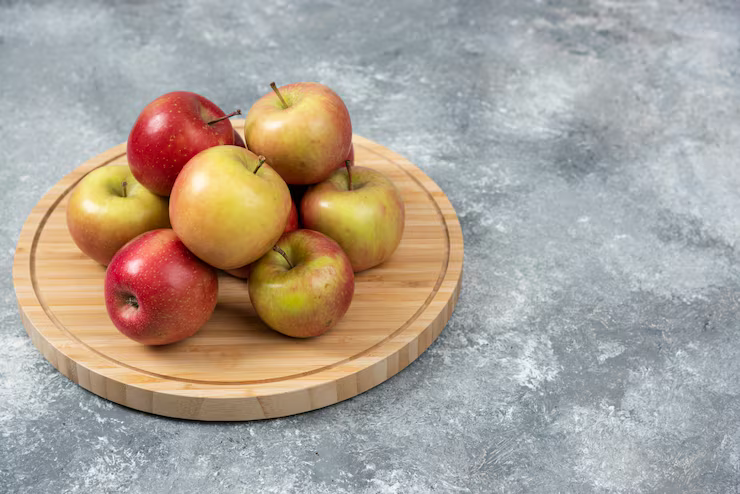
#> input picture lab2/input.jpg, 740 x 494 px
$ python cos2.py
#> lines starting #> are read from the running program, lines starting #| are printed output that depends on the picture
#> in main, bgr_image is the input picture: shape (494, 740, 3); mean B, G, R 150.7, 161.5, 172.2
import cv2
import numpy as np
import matplotlib.pyplot as plt
from matplotlib.widgets import Slider


def to_grayscale(image):
    return 0.299 * image[:, :, 2] + 0.587 * image[:, :, 1] + 0.114 * image[:, :, 0]
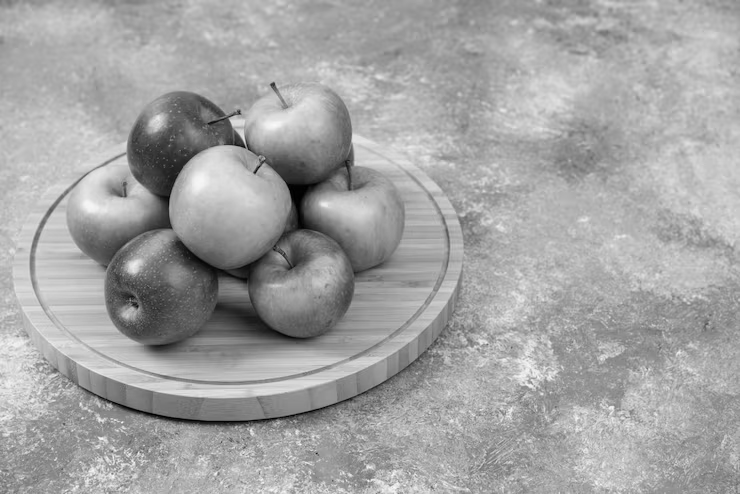
#> returned value: shape (494, 740) float64; min 0.299, max 249.4, mean 163.5


def convolve3x3(image, kernel):
    h, w = image.shape
#> h = 494; w = 740
    padded = np.pad(image, 1, mode='edge')
    result = np.zeros((h, w), dtype=np.float64)
    for i in range(3):
        for j in range(3):
            result += kernel[i, j] * padded[i : i + h, j : j + w]
    return result


def apply_gaussian_filter(image):
    kernel = np.array([
        [1, 2, 1],
        [2, 4, 2],
        [1, 2, 1]
    ], dtype=np.float64) / 16.0
    return convolve3x3(image, kernel)


def apply_sobel(image):
    kx = np.array([
        [-1, 0, 1],
        [-2, 0, 2],
        [-1, 0, 1]
    ], dtype=np.float64)

    ky = np.array([
        [-1, -2, -1],
        [ 0,  0,  0],
        [ 1,  2,  1]
    ], dtype=np.float64)

    gx = convolve3x3(image, kx)
#> after the loop in convolve3x3 (call 2), `for i in range(3):`:
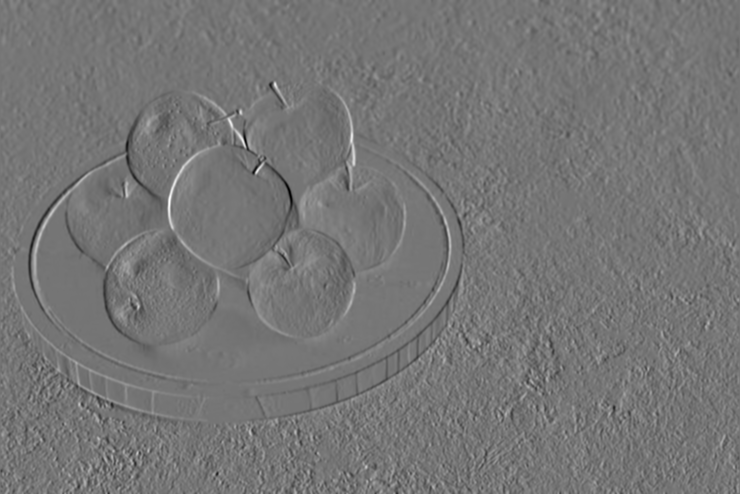
#> result: shape (494, 740) float64; min -368.2, max 427.7, mean -0.1; drawn with min black and max white
    gy = convolve3x3(image, ky)
#> after the loop in convolve3x3 (call 3), `for i in range(3):`:
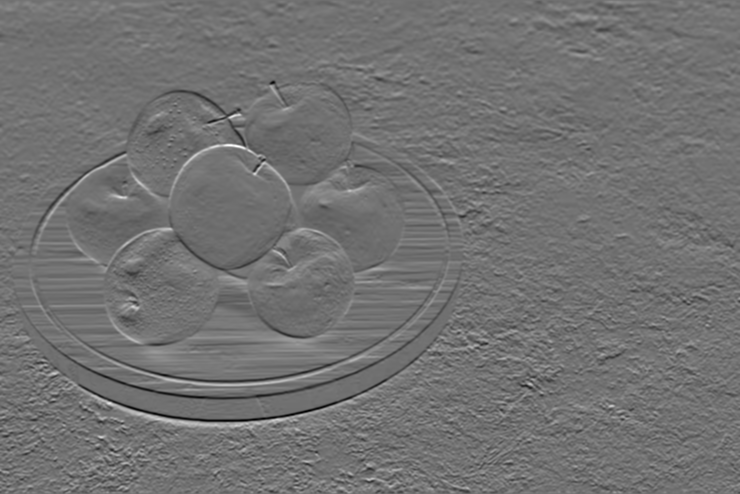
#> result: shape (494, 740) float64; min -349.8, max 430.9, mean 0.2; drawn with min black and max white

    magnitude = np.sqrt(gx**2 + gy**2)
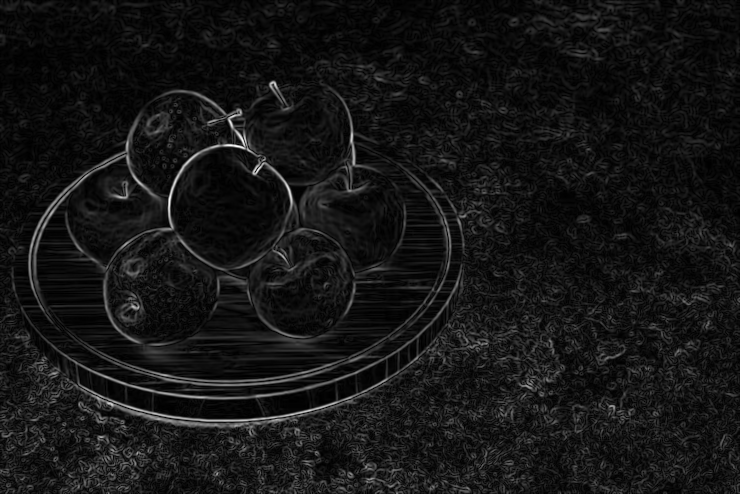
#> magnitude: shape (494, 740) float64; min 2.84e-14, max 438.2, mean 37.1; drawn with min black and max white
    max_val = magnitude.max()
#> max_val = 438.2
    if max_val > 0:
        magnitude = (magnitude / max_val) * 255.0
    return magnitude


def main():
    filepath = 'input.jpg'
    bgr_image = cv2.imread(filepath)
    if bgr_image is None:
        raise FileNotFoundError(f"Файл {filepath} не найден.")

    rgb_image = bgr_image[:, :, ::-1]
    gray_image = to_grayscale(bgr_image)

    filtered_image = apply_gaussian_filter(gray_image)
    sobel_magnitude = apply_sobel(filtered_image)

    initial_threshold = 40.0

    fig, (ax_orig, ax_res) = plt.subplots(1, 2, figsize=(11, 5))
    plt.subplots_adjust(bottom=0.22)

    ax_orig.imshow(rgb_image)
    ax_orig.set_title("Исходное изображение")
    ax_orig.axis("off")

    binary_edges = np.where(sobel_magnitude >= initial_threshold, 255, 0).astype(np.uint8)
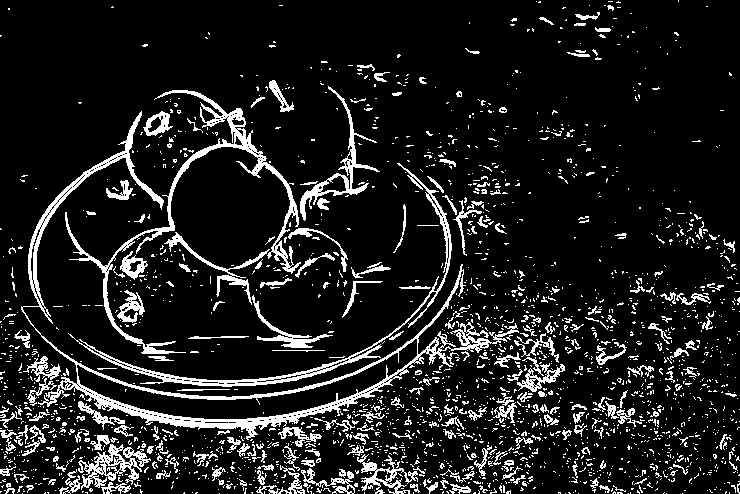
#> binary_edges: shape (494, 740); 11.9% white in thin lines or dots
    contour_plot = ax_res.imshow(binary_edges, cmap='gray')
    ax_res.set_title(f"Контур (Порог: {initial_threshold:.0f})")
    ax_res.axis("off")

    slider_ax = plt.axes([0.2, 0.08, 0.6, 0.04])
    threshold_slider = Slider(
        ax=slider_ax,
        label='Порог ',
        valmin=0.0,
        valmax=255.0,
        valinit=initial_threshold,
        valstep=1.0
    )

    def update(val):
        thresh = threshold_slider.val
        updated_edges = np.where(sobel_magnitude >= thresh, 255, 0).astype(np.uint8)
        contour_plot.set_data(updated_edges)
        ax_res.set_title(f"Контур (Порог: {thresh:.0f})")
        fig.canvas.draw_idle()

    threshold_slider.on_changed(update)
    plt.show()
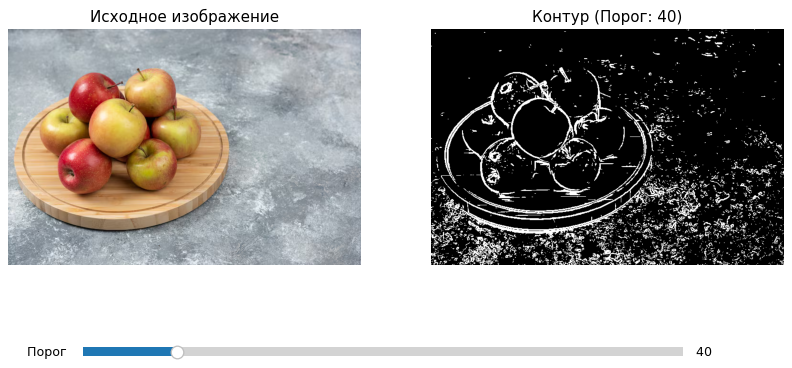
#> figure drawn by matplotlib, 3 panels


if __name__ == '__main__':
    main()
